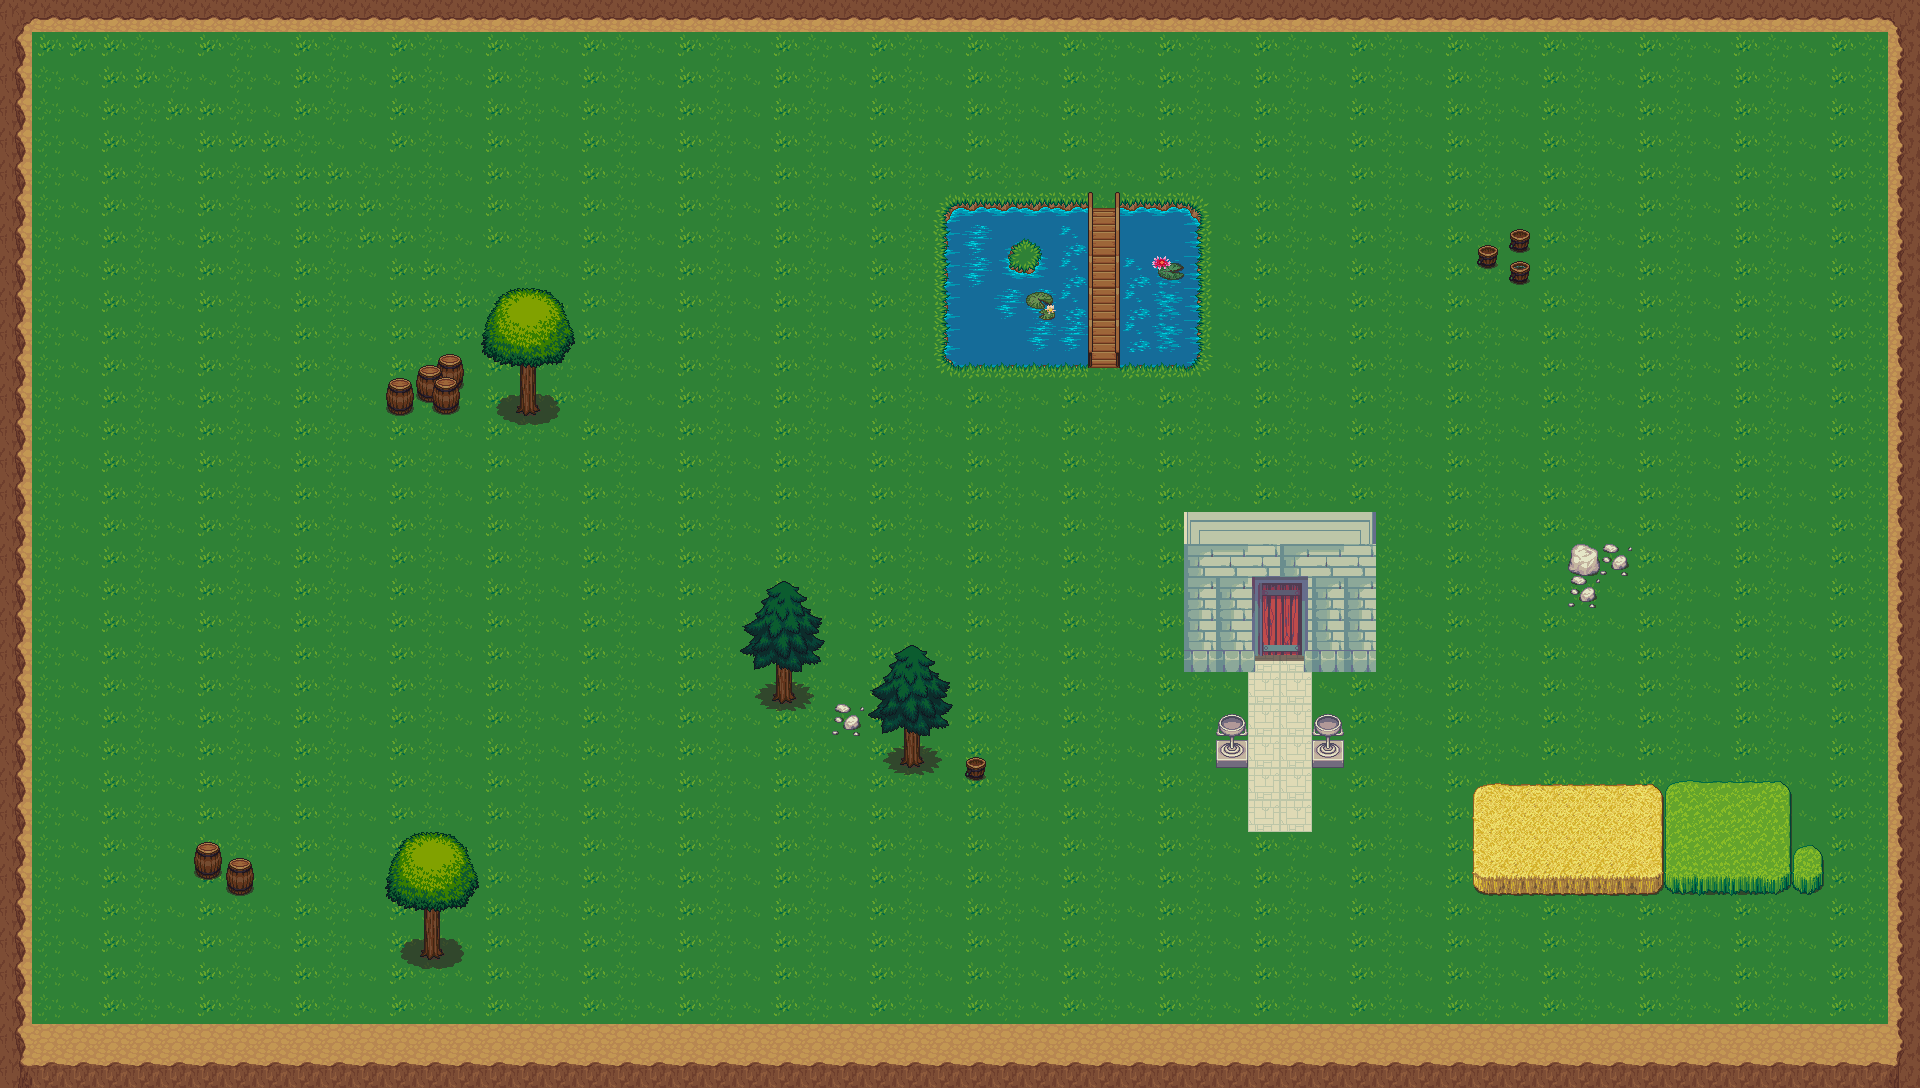

Rendered tile map (Tiled .tmx) drawn with the repository's tilesets; below, a short description and the map source with its tile grids summarised:
An orthogonal 60x34 tile map with 32x32 px tiles, 4 tile layers (logic, background, subground, subground2), 12 tilesets and 1 object (changeMap).

<map version="1.0" orientation="orthogonal" renderorder="right-down" width="60" height="34" tilewidth="32" tileheight="32" nextobjectid="14">
 <tileset firstgid="1" name="grass" tilewidth="32" tileheight="32" tilecount="18" columns="3">
  <image source="tuiles/grass.png" trans="ff00ff" width="96" height="192" />
 </tileset>
 <tileset firstgid="19" name="treetop" tilewidth="32" tileheight="32" tilecount="42" columns="6">
  <image source="tuiles/treetop.png" trans="ff00ff" width="192" height="224" />
 </tileset>
 <tileset firstgid="61" name="trunk" tilewidth="32" tileheight="32" tilecount="18" columns="6">
  <image source="tuiles/trunk.png" trans="ff00ff" width="192" height="96" />
 </tileset>
 <tileset firstgid="79" name="buckets" tilewidth="32" tileheight="32" tilecount="6" columns="3">
  <image source="tuiles/buckets.png" trans="ff00ff" width="96" height="64" />
 </tileset>
 <tileset firstgid="85" name="watergrass" tilewidth="32" tileheight="32" tilecount="18" columns="3">
  <image source="tuiles/watergrass.png" trans="ff00ff" width="96" height="192" />
 </tileset>
 <tileset firstgid="103" name="rock" tilewidth="32" tileheight="32" tilecount="2" columns="2">
  <image source="tuiles/rock.png" trans="ff00ff" width="64" height="32" />
 </tileset>
 <tileset firstgid="105" name="barrel" tilewidth="32" tileheight="32" tilecount="8" columns="4">
  <image source="tuiles/barrel.png" trans="ff00ff" width="128" height="64" />
 </tileset>
 <tileset firstgid="113" name="mountains" tilewidth="32" tileheight="32" tilecount="108" columns="12">
  <image source="tuiles/mountains.png" trans="ff00ff" width="384" height="288" />
 </tileset>
 <tileset firstgid="221" name="lava" tilewidth="32" tileheight="32" tilecount="18" columns="3">
  <image source="tuiles/lava.png" trans="ff00ff" width="96" height="192" />
 </tileset>
 <tileset firstgid="239" name="castle_outside" tilewidth="32" tileheight="32" tilecount="187" columns="17">
  <image source="tuiles/castle_outside.png" trans="ff00ff" width="544" height="352" />
 </tileset>
 <tileset firstgid="426" name="bridges" tilewidth="32" tileheight="32" tilecount="42" columns="6">
  <image source="tuiles/bridges.png" trans="ff00ff" width="192" height="224" />
 </tileset>
 <tileset firstgid="468" name="terrain" tilewidth="32" tileheight="32" tilecount="1024" columns="32">
  <image source="tuiles/terrain.png" trans="ff00ff" width="1024" height="1024" />
 </tileset>
 <layer name="logic" width="60" height="34">
  <data>[2040 cells, 265 non-empty, 2 distinct tile ids]</data>
 </layer>
 <objectgroup name="door" width="60" height="34">
  <object id="13" name="shop" type="changeMap" x="1248" y="575" width="64" height="96">
   <properties>
    <property name="destMap" value="shop.tmx" />
    <property name="destX" value="270" />
    <property name="destY" value="330" />
   </properties>
  </object>
 </objectgroup>
 <layer name="background" width="60" height="34">
  <data>[2040 cells, 2040 non-empty, 5 distinct tile ids]</data>
 </layer>
 <layer name="subground" width="60" height="34">
  <data>[2040 cells, 406 non-empty, 88 distinct tile ids]</data>
 </layer>
 <layer name="subground2" width="60" height="34">
  <data>[2040 cells, 60 non-empty, 28 distinct tile ids]</data>
 </layer>
</map>
